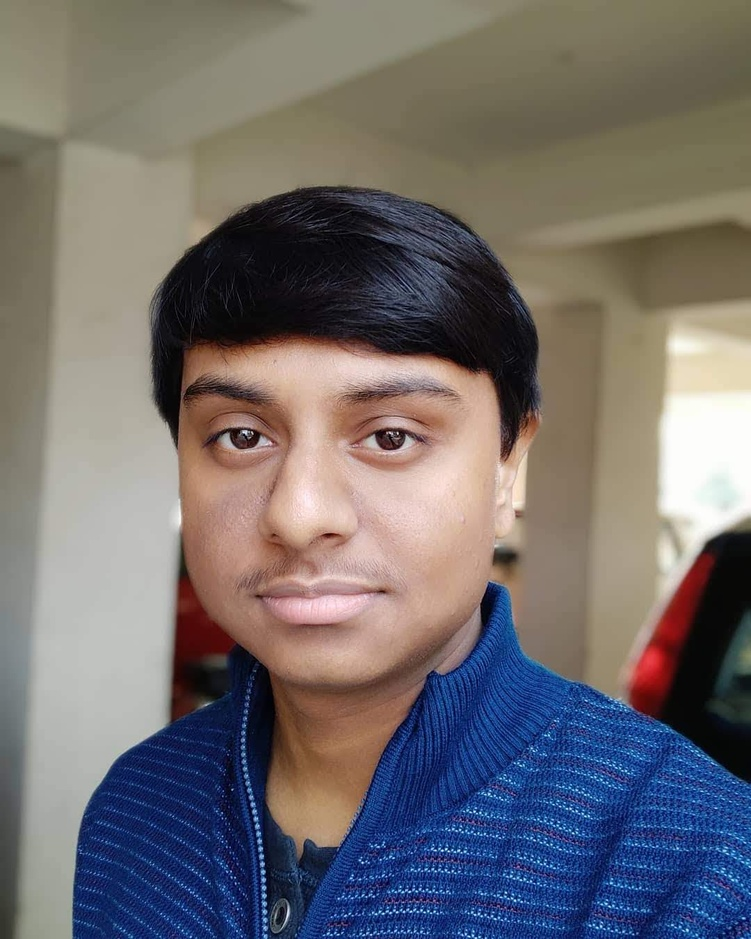
#> input picture test_cases/1.jpg, 751 x 939 px, shrunk from 1080 x 1350 before the run
$ jupyter execute Main2.ipynb   (shell and % lines are left out)
#> lines starting #> are read from the running program, lines starting #| are printed output that depends on the picture
[cell 1]
import imageio
import numpy as np
import scipy.ndimage
import matplotlib.pyplot as plt

[cell 2]
def dodge(front,back):
    result=front*255/(255-back)
    result[result>255]=255
    result[back==255]=255
    return result.astype('uint8')

[cell 3]
def grayscale(rgb):
    return np.dot(rgb[...,:3], [0.299, 0.587, 0.114])

[cell 4]
img="./test_cases/1.jpg"
start_img = imageio.imread(img)
#> start_img is the input picture: shape (939, 751, 3); mean R, G, B 113.4, 108.9, 110.5
plt.figure(1,figsize=(5,5))
plt.title("Original")
plt.axis("off")
plt.imshow(start_img, cmap="gray")

[cell 5]
start_img.shape
#> Out = (939, 751, 3)

[cell 6]
gray_img = grayscale(start_img)
#> in grayscale, `return np.dot(rgb[...,:3], [0.299, 0.587, 0.114])`:
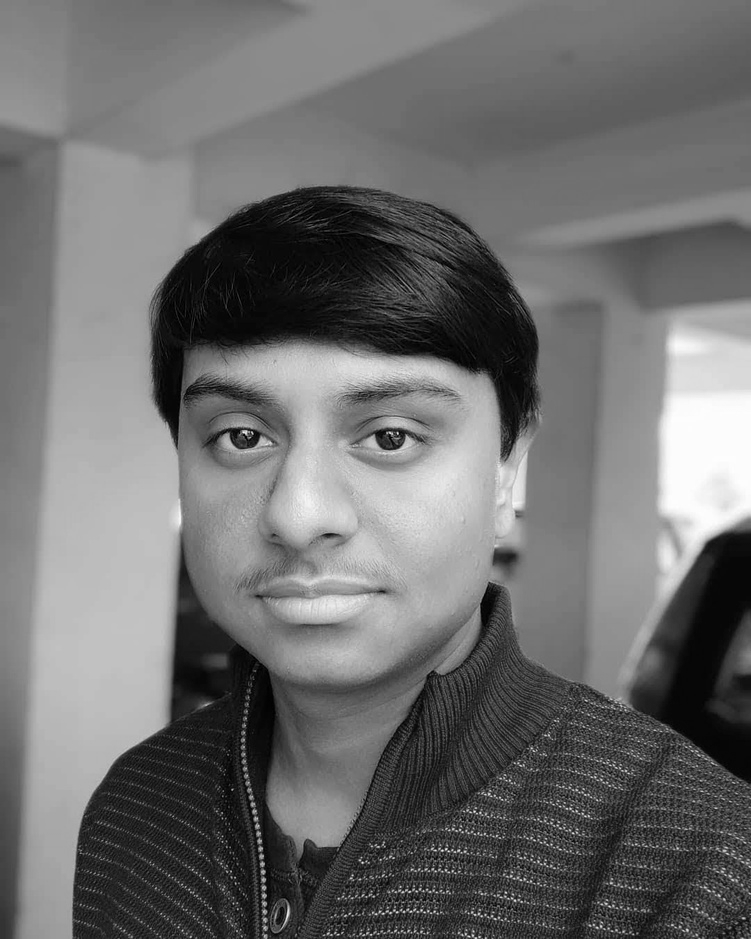
#> returned value: shape (939, 751) float64; min 0, max 255, mean 110.4

[cell 7]
inverted_img = 255 - gray_img
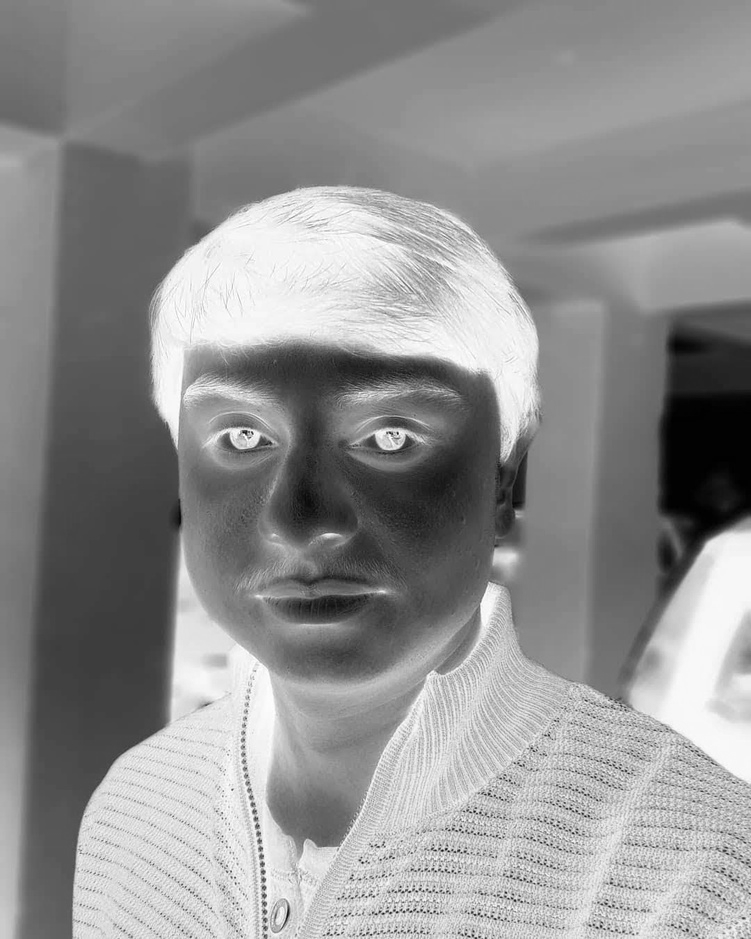
#> inverted_img: shape (939, 751) float64; min 2.84e-14, max 255, mean 144.6

[cell 8]
blur_img = scipy.ndimage.filters.gaussian_filter(inverted_img,sigma=5)
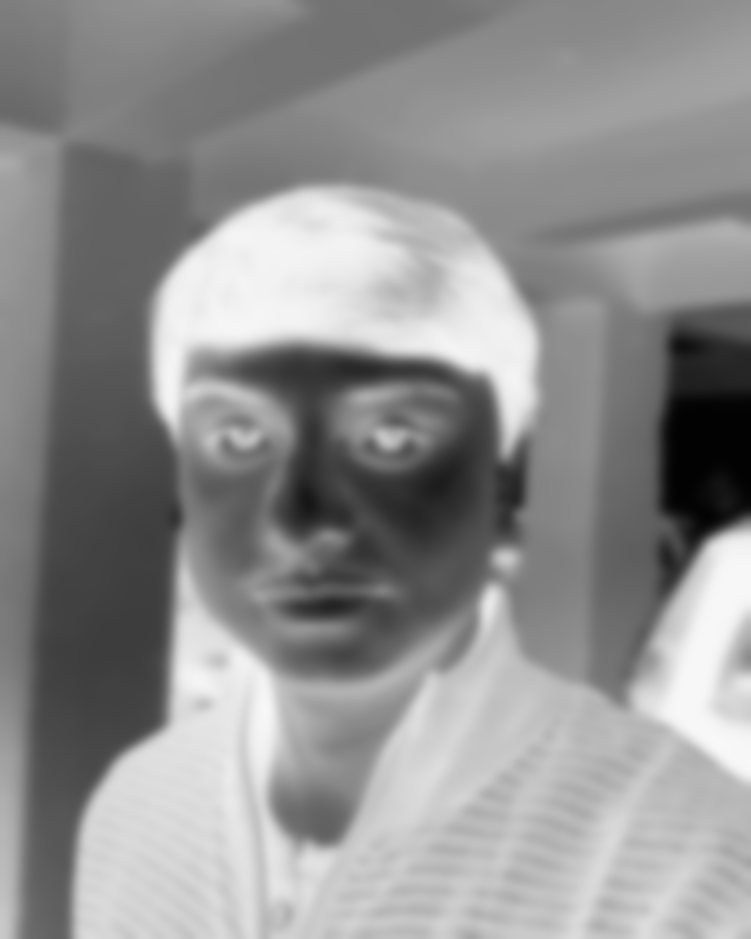
#> blur_img: shape (939, 751) float64; min 2.15, max 248.4, mean 144.6

[cell 9]
final_img= dodge(blur_img,gray_img)
#> in dodge, `result[result>255]=255`:
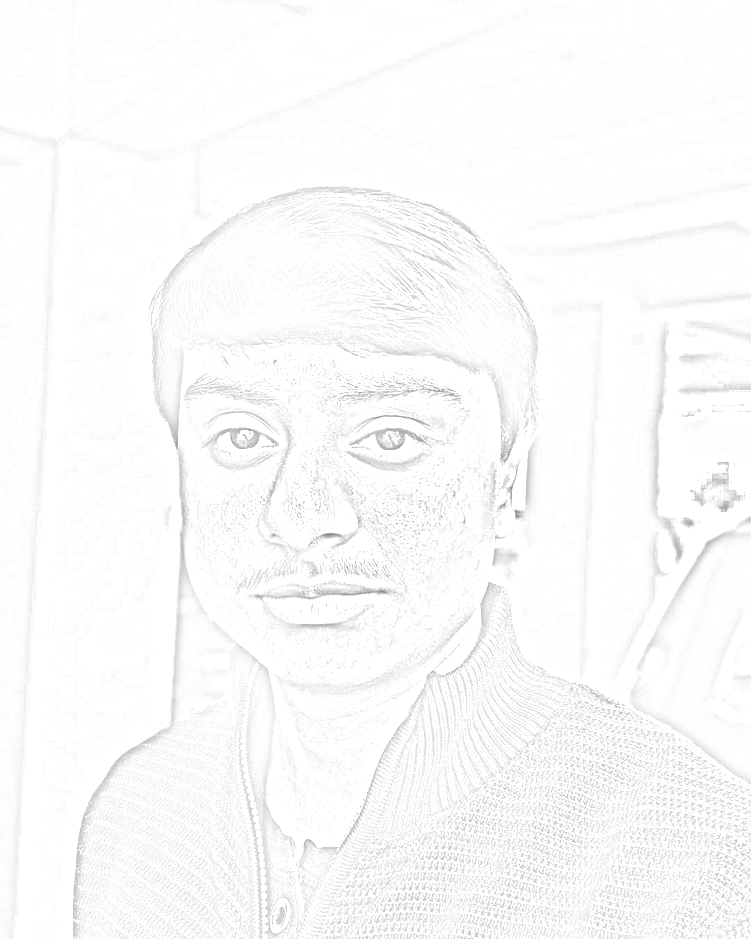
#> result: shape (939, 751) float64; min 135, max 255, mean 250.5

$ run again, with test_cases/2.jpg copied over test_cases/1.jpg
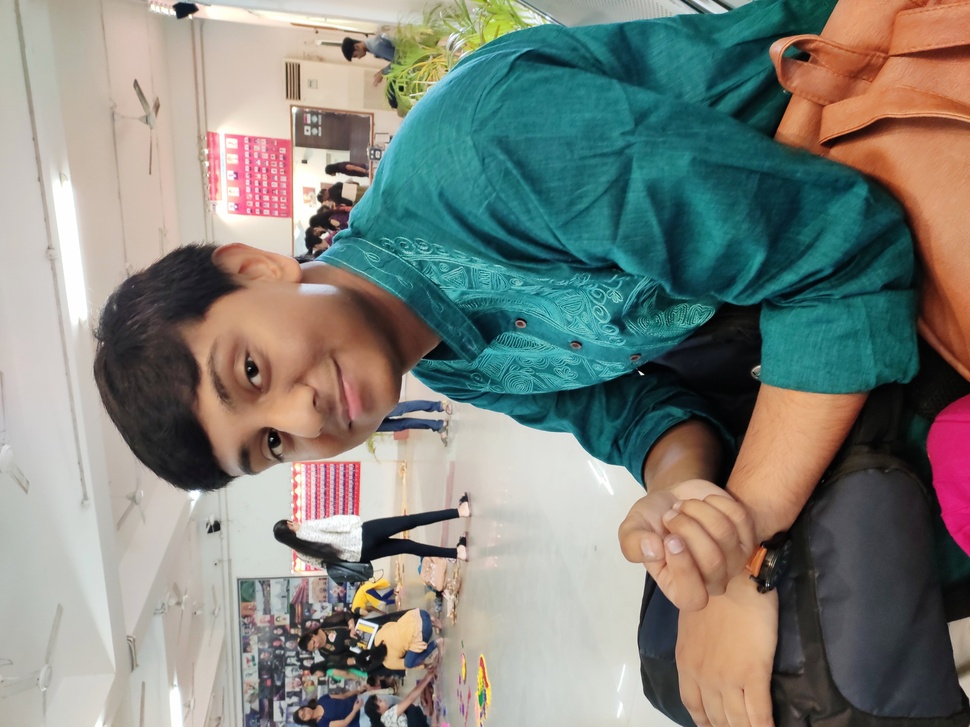
#> input picture test_cases/2.jpg, 970 x 727 px, shrunk from 4000 x 3000 before the run
#> start_img is the input picture: shape (727, 970, 3); mean R, G, B 128, 131.5, 124.3
#> `blur_img = scipy.ndimage.filters.gaussian_filter(inverted_img,sigma=5)`:
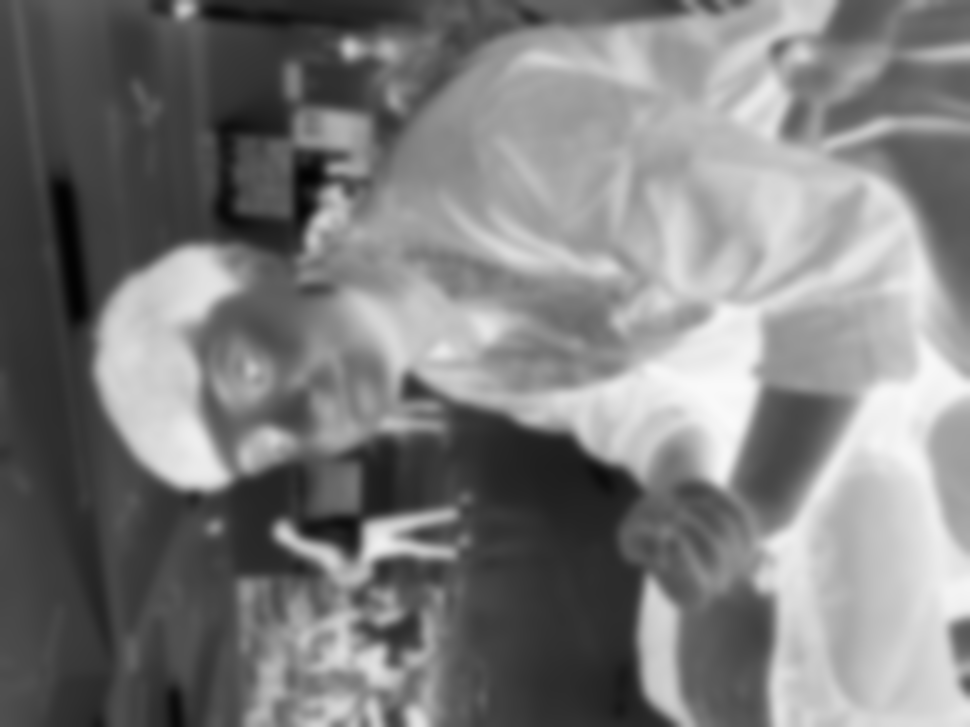
#> blur_img: shape (727, 970) float64; min 2.74, max 250.1, mean 125.4
#> in dodge, `result[result>255]=255`:
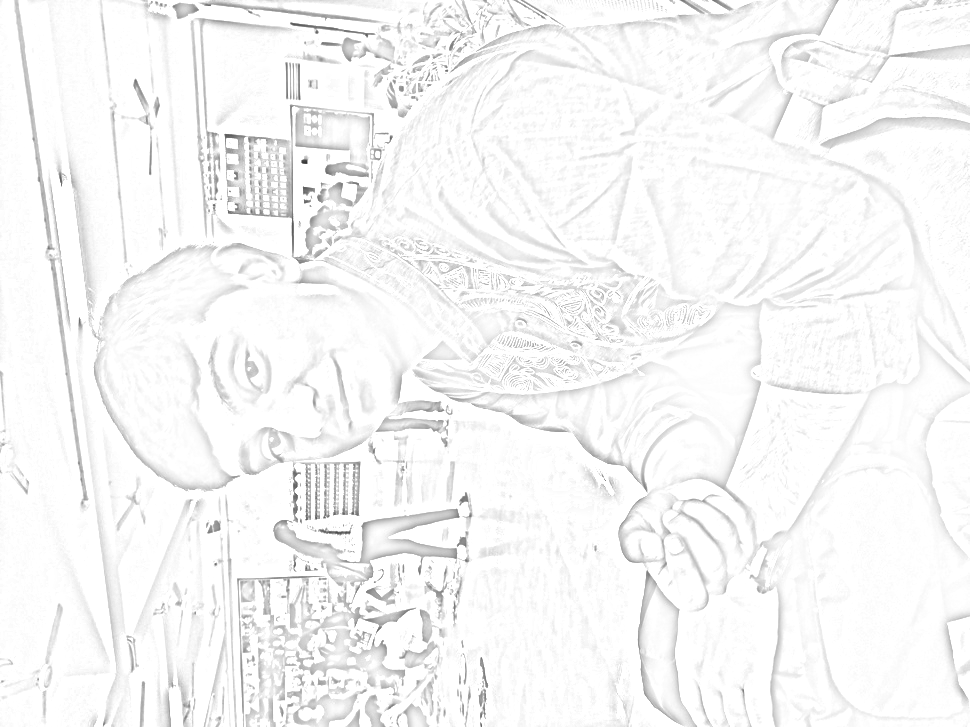
#> result: shape (727, 970) float64; min 53.05, max 255, mean 246.9
